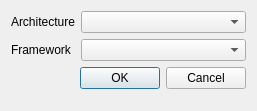
<?xml version="1.0" encoding="UTF-8"?>
<ui version="4.0">
 <class>Ubuntu::Internal::UbuntuCreateNewChrootDialog</class>
 <widget class="QDialog" name="Ubuntu::Internal::UbuntuCreateNewChrootDialog">
  <property name="geometry">
   <rect>
    <x>0</x>
    <y>0</y>
    <width>257</width>
    <height>111</height>
   </rect>
  </property>
  <property name="windowTitle">
   <string>Dialog</string>
  </property>
  <layout class="QFormLayout" name="formLayout">
   <item row="0" column="0">
    <widget class="QLabel" name="label">
     <property name="text">
      <string>Architecture</string>
     </property>
    </widget>
   </item>
   <item row="0" column="1">
    <widget class="QComboBox" name="comboBoxArch"/>
   </item>
   <item row="1" column="0">
    <widget class="QLabel" name="label_2">
     <property name="text">
      <string>Framework</string>
     </property>
    </widget>
   </item>
   <item row="1" column="1">
    <widget class="QComboBox" name="comboBoxSeries"/>
   </item>
   <item row="2" column="0" colspan="2">
    <widget class="QDialogButtonBox" name="buttonBox">
     <property name="orientation">
      <enum>Qt::Horizontal</enum>
     </property>
     <property name="standardButtons">
      <set>QDialogButtonBox::Cancel|QDialogButtonBox::Ok</set>
     </property>
    </widget>
   </item>
  </layout>
 </widget>
 <resources/>
 <connections>
  <connection>
   <sender>buttonBox</sender>
   <signal>accepted()</signal>
   <receiver>Ubuntu::Internal::UbuntuCreateNewChrootDialog</receiver>
   <slot>accept()</slot>
   <hints>
    <hint type="sourcelabel">
     <x>248</x>
     <y>254</y>
    </hint>
    <hint type="destinationlabel">
     <x>157</x>
     <y>274</y>
    </hint>
   </hints>
  </connection>
  <connection>
   <sender>buttonBox</sender>
   <signal>rejected()</signal>
   <receiver>Ubuntu::Internal::UbuntuCreateNewChrootDialog</receiver>
   <slot>reject()</slot>
   <hints>
    <hint type="sourcelabel">
     <x>316</x>
     <y>260</y>
    </hint>
    <hint type="destinationlabel">
     <x>286</x>
     <y>274</y>
    </hint>
   </hints>
  </connection>
 </connections>
</ui>
